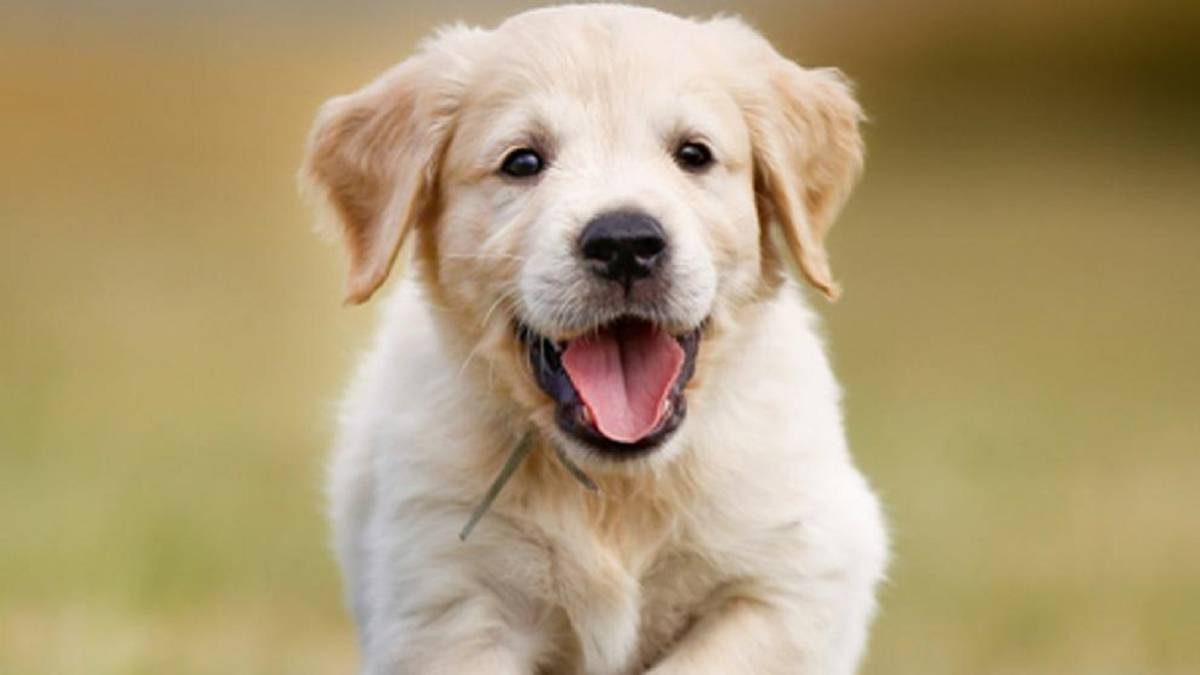
#> input picture Tarea1/Problema 4/noticia_normal.jpg, 1200 x 675 px
$ jupyter execute 'Problema 4.ipynb'   (shell and % lines are left out)
#> lines starting #> are read from the running program, lines starting #| are printed output that depends on the picture
# Johantan Meoño

# Problema 4

[cell 1]
import numpy as np ## para las matrices y vectores o tensores

[cell 2]
import cv2 ## jalando open cv carga y lee imagenes

[cell 3]
import sys ## para sacar de memoria o sacar el programa

[cell 4]
import seaborn as sb
import matplotlib.pyplot as plt

[cell 5]
## creando la fucion
def main(imagen):
#> called with imagen = 'noticia_normal.jpg'
    imgStr = imagen ## creo un objeto y le asigno un valor string con el nombre de la imagen
    img = cv2.imread(imgStr) ## creo un nuevo objeto que va a leer la imagen creada en la fila de arriba
#> img is the input picture: shape (675, 1200, 3); mean B, G, R 117.5, 156.1, 175.2

    ## tamañao de la imagen
    alto = img.shape[0]
#> alto = 675
    ancho = img.shape[1]
#> ancho = 1200
    canales = img.shape[2]
#> canales = 3

    ## listas vacias donde se agregagaran las extracciones
    blue = []
    green = []
    red = []
    grey = []

    ## llenado de gris la imagen
    for i in range(alto):
        for j in range(ancho):
            pixel = img[i,j] ## extraigo de la imagen en la posicion i, j, el pixel
            azul = pixel[0] ## del pixel saco el color azul
            verde = pixel[1] ## de pixel sacor el color verde
            rojo = pixel[2] ## de pixel sacor el color rojo
            grisaritmetico = int((int(pixel[0])+int(pixel[1])+int(pixel[2]))/3) ## calculo el pixel gris

            blue.append(azul)
            green.append(verde)
            red.append(rojo)
            grey.append(grisaritmetico)
#> after the loop, blue = 810000 items; green = 810000 items; grey = 810000 items; red = 810000 items

    ## promedios
    blue_mean = np.mean(blue)
#> blue_mean = 117.5
    green_mean = np.mean(green)
#> green_mean = 156.1
    red_mean = np.mean(red)
#> red_mean = 175.2
    grey_mean = np.mean(grey)
#> grey_mean = 149.3

    ## graficas
    ## lienzo
    fig  = plt.figure(figsize=(60,30))
    ax1 = fig.add_subplot(1,4,1)
    ax2 = fig.add_subplot(1,4,2)
    ax3 = fig.add_subplot(1,4,3)
    ax4 = fig.add_subplot(1,4,4)

    ## graficas
    ax1.hist(blue,color='b')
    ax1.axvline(blue_mean,linewidth=4, color='black')
    ax2.hist(green,color='g')
    ax2.axvline(green_mean,linewidth=4, color='black')
    ax3.hist(red,color='r')
    ax3.axvline(red_mean,linewidth=4, color='black')
    ax4.hist(grey,color='grey')
    ax4.axvline(grey_mean,linewidth=4, color='black')

    ## colocando titulos
    ax1.set_xlabel("Canal de color azul")
    ax1.set_title("Histograma-Canal de color azul")
    ax2.set_xlabel("Canal de color verde")
    ax2.set_title("Histograma-Canal de color verde")
    ax3.set_xlabel("Canal de color rojo")
    ax3.set_title("Histograma-Canal de color rojo")
    ax4.set_xlabel("Canal de color gris")
    ax4.set_title("Histograma-Canal de color gris")


    ## mostrando las graficas
    plt.show()
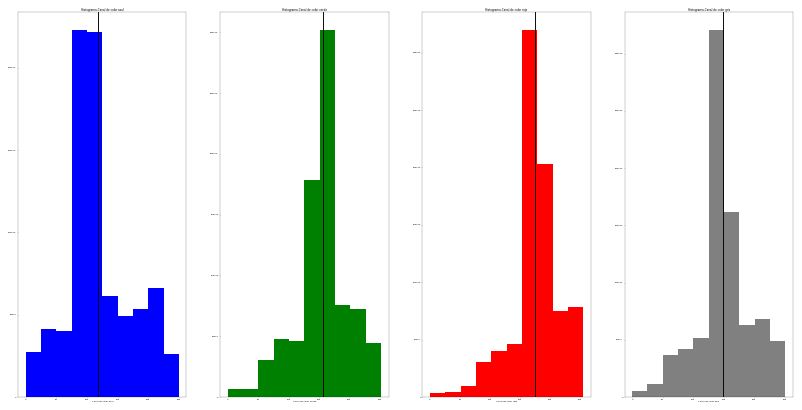
#> figure drawn by matplotlib, 4 panels; panel 1: tallest bar 222801 high, from x = 75 to 100; panel 2: tallest bar 301549 high, from x = 151.2 to 176.4; panel 3: tallest bar 319433 high, from x = 153 to 178.5; panel 4: tallest bar 320404 high, from x = 125.5 to 150.6

[cell 6]
main("noticia_normal.jpg")

# Area de pruebas

[cell 7]
imgStr = "noticia_normal.jpg" ## creo un objeto y le asigno un valor string con el nombre de la imagen
img = cv2.imread(imgStr) ## creo un nuevo objeto que va a leer la imagen cread en la fila de arriba

## tamañao de la imagen
alto = img.shape[0]
#> alto = 675
ancho = img.shape[1]
#> ancho = 1200
canales = img.shape[2]
#> canales = 3

[cell 8]
azull = []
verdee = []
rojoo = []
grisaritmeticoo = []

[cell 9]
for i in range(alto):
    for j in range(ancho):
        pixel = img[i,j] ## extraigo de la imagen en la posicion i, j, el pixel
        azul = pixel[0] ## del pixel saco el color azul
        verde = pixel[1] ## de pixel sacor el color verde
        rojo = pixel[2] ## de pixel sacor el color rojo
        grisaritmetico = (int(pixel[0])+int(pixel[1])+int(pixel[2]))/3 ## calculo el pixel gris

        azull.append(azul)
        verdee.append(verde)
        rojoo.append(rojo)
        grisaritmeticoo.append(grisaritmetico)
#> after the loop, azull = 810000 items; grisaritmeticoo = 810000 items; rojoo = 810000 items; verdee = 810000 items

[cell 10]
len(grisaritmeticoo)
#> Out = 810000

[cell 11]
np.mean(grisaritmeticoo)
#> Out = 149.6

[cell 12]
sb.distplot(grisaritmeticoo)
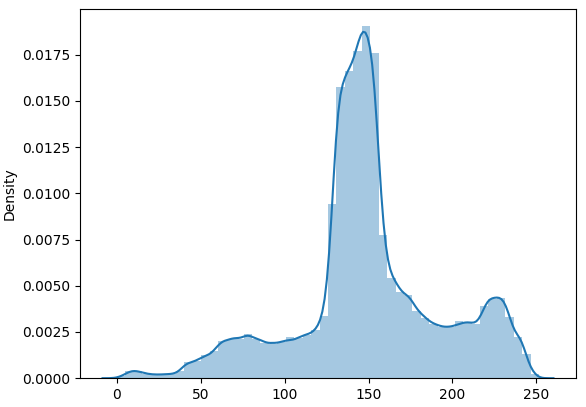
#> figure drawn by matplotlib, 1 panel; tallest bar 0.019 high, from x = 146 to 151; curve peaks at x = 146.8, y = 0.0187

[cell 13]
#sb.distplot(y)

[cell 14]
fig  = plt.figure(figsize=(30,40))

ax1 = fig.add_subplot(4,3,1)
#ax2 = fig.add_subplot(4,3,2)
#ax3 = fig.add_subplot(4,3,3)

ax1.hist(azull)
ax1.axvline(np.mean(azull),linewidth=4, color='r')
#ax2.scatter(x2,y,marker='*',color="r")
#ax3.scatter(x3,y,marker='*',color="r")

ax1.set_xlabel("azul")
ax1.set_title("Histograma")

# [7 lines of commented-out code are left out]

plt.show()
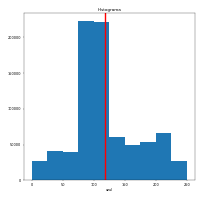
#> figure drawn by matplotlib, 1 panel; tallest bar 222801 high, from x = 75 to 100
